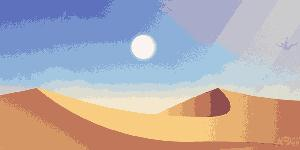
#> input picture background1.png, 300 x 150 px, given in place of 2u.png, which was not available
$ python picture_handle.py
#> lines starting #> are read from the running program, lines starting #| are printed output that depends on the picture; pictures that were not available may be replaced by others from this repository, and a replacement may not be noted
# coding: utf-8
import base64
import cv2
import requests

# 图像处理标准库
from PIL import Image
# 进行图片的截取拼凑
imgu = Image.open("./2u.png")
#> imgu is the input picture: PIL image 300x150 RGB; mean R, G, B 180.8, 171.9, 174.3
imgd = Image.open("./2d.png")
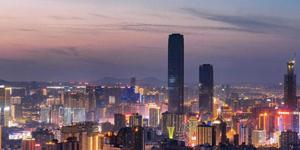
#> input picture background2.png, 300 x 150 px, given in place of 2d.png, which was not available
#> imgd is the input picture: PIL image 300x150 RGB; mean R, G, B 129.7, 109.8, 121.5
img_temp = imgu.crop((0, 0, imgu.width, imgu.height/2))
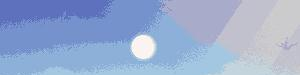
#> img_temp: PIL image 300x75 RGB; mean R, G, B 151.8, 172, 208.7
img_temp.show()
imgd.paste(img_temp, (0, 0))
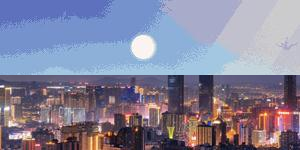
#> imgd: PIL image 300x150 RGB; mean R, G, B 131.8, 129.9, 153.1
imgd.save("1m.png")


# [87 lines left out: functions show, _tran_canny, detect_displacement, aHash, cmpHash, compare_picture, not called in this run]


if __name__ == '__main__':
    headers = {
        "User-Agent": "Mozilla/5.0 (Windows NT 6.1; Win64; x64) AppleWebKit/537.36 (KHTML, like Gecko) Chrome/91.0.4472.124 Safari/537.36",
    }
    # 获取cookie值
    cookie_url = "http://gcxm.hunanjs.gov.cn/AjaxHandler/PersonHandler.ashx?method=GetListPage&type=1&corptype_1=&corpname_1=&licensenum_1=&Province_1=430000&City_1=&county_1=&persontype=&persontype_2=&personname_2=&idcard_2=&certnum_2=&corpname_2=&prjname_3=&corpname_3=&prjtype_3=&cityname_3=&year_4=&jidu_4=3&corpname_4=&corpname_5=&corpcode_5=&legalman_5=&cityname_5=&SafeNum_6=&corpname_6=&corpname_7=&piciname_7=&corptype_7=&corpname_8=&corpcode_8=&legalman_8=&cityname_8=&pageSize=30&pageIndex=1&xypjcorptype=3"
#> (the run stopped early here; a loop or call above may not have finished)
